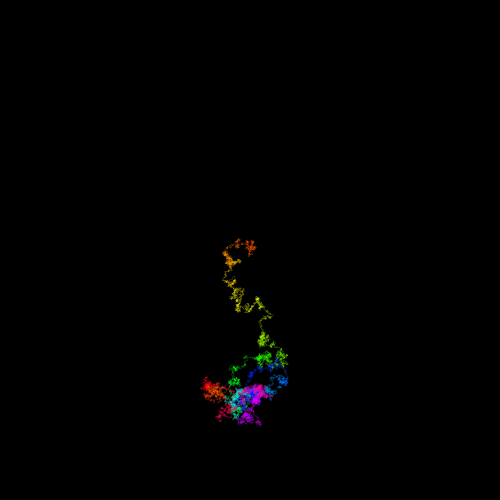
Frame 1 (no input)
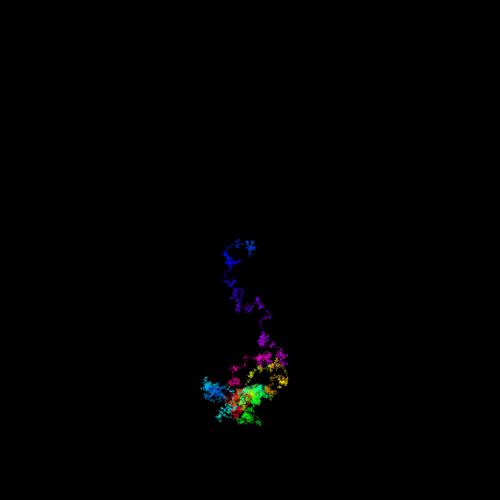
Frame 60 (the mouse pressed at the canvas centre just before this capture)
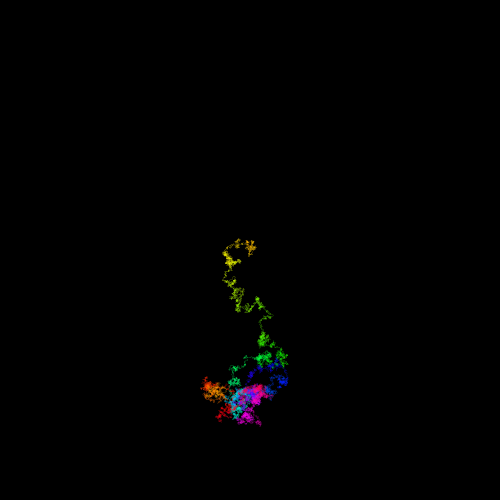
Frame 120 (the mouse held since frame 60 and released just before this capture)

The Processing sketch that drew these frames (run headless with seeded random() and noise(); from frame 60 on, the mouse is pressed at the canvas centre):

// Processing sketch: brownianMotion
// ── brownianMotion.pde



int N = 20000;
float[][] vtx = new float[N][];

void setup(){
  size(500,500);
  colorMode(HSB,1);
  
  vtx[0] = new float[]{height/2, width/2};
  for (int i=1; i<vtx.length; i++){
    float x = constrain( 
                vtx[i-1][0] + random(-1, 1),
                  0, width );
    float y = constrain( 
                vtx[i-1][1] + random(-1, 1),
                  0, height );
    vtx[i] = new float[]{x, y};
  }
}

void draw(){
  background(0);
  stroke(1,0.1);
  for (int i=1; i<vtx.length; i++){
    float t = ( float(i) + millis()*10 )/N;
    t = t-floor(t);
    stroke(t,1,1,0.1);
    line(vtx[i-1][0],vtx[i-1][1],vtx[i][0],vtx[i][1]);
  }
}
